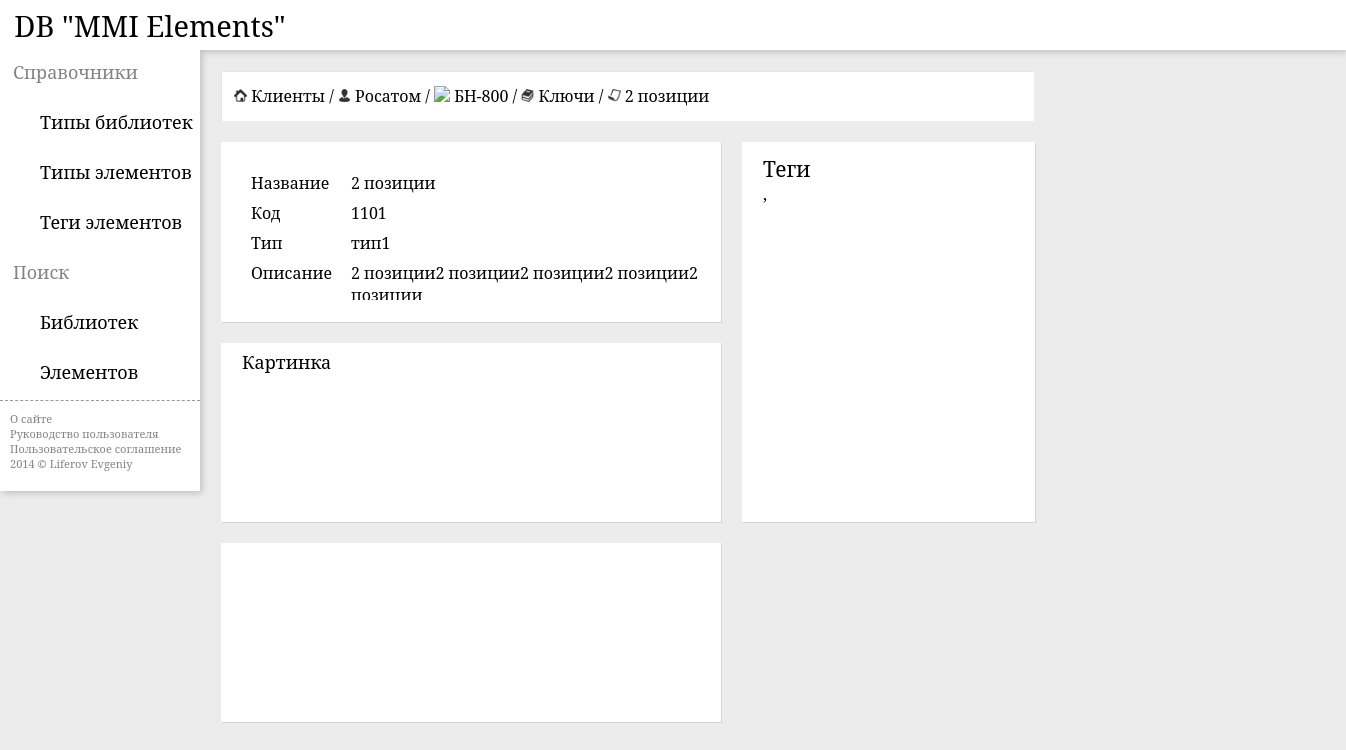
Screenshot of /?c=1&s=1&l=1&e=1 with the database file from the repository.
### tables this page shows
CREATE TABLE `clients` (
  `id` int(11) NOT NULL,
  `name` varchar(50) NOT NULL,
  `address` text,
  `image` text
);

CREATE TABLE `simulators` (
  `id` int(11) NOT NULL,
  `name` varchar(50) NOT NULL,
  `client_id` int(11) NOT NULL,
  `date` varchar(4) NOT NULL,
  `description` text
);

CREATE TABLE `libs` (
  `id` int(11) NOT NULL,
  `name` varchar(50) NOT NULL,
  `simulator_id` int(11) NOT NULL,
  `code` varchar(2) NOT NULL,
  `lib_type_id` int(11) DEFAULT NULL,
  `description` text
);

CREATE TABLE `elements` (
  `id` int(11) NOT NULL,
  `name` varchar(50) NOT NULL,
  `code` varchar(2) NOT NULL,
  `lib_id` int(11) NOT NULL,
  `type_id` int(11) DEFAULT NULL,
  `description` text,
  `icon` text
);

CREATE TABLE `element_types` (
  `id` int(11) NOT NULL,
  `name` varchar(50) NOT NULL
);

### request.php (called while the page is built)
<?php
$reque1 = mysql_query(
"SELECT
	`clients`.`id` AS `client_id`,
	`clients`.`name` AS `client_name`
	FROM `clients`
	WHERE `clients`.`id` = ".$c."
	");
$req1 = mysql_fetch_array($reque1);
if ($s != NULL) {
$reque2 = mysql_query(
"SELECT
	`simulators`.`id` AS `simulator_id`,
	`simulators`.`name` AS `simulator_name`
	FROM `simulators`
	WHERE `simulators`.`id` = ".$s."
	");
$req2 = mysql_fetch_array($reque2);
}
if ($l != NULL) {
$reque3 = mysql_query(
"SELECT
	`libs`.`id` AS `lib_id`,
	`libs`.`name` AS `lib_name`,
	`libs`.`code` AS `lib_code`
	FROM `libs`
	WHERE `libs`.`id` = ".$l."
	");
$req3 = mysql_fetch_array($reque3);
}
if ($e != NULL) {
$reque4 = mysql_query(
"SELECT
	`elements`.`id` AS `element_id`,
	`elements`.`name` AS `element_name`,
	`elements`.`code` AS `element_code`,
	`elements`.`description` AS `element_description`
	FROM `elements`
	WHERE `elements`.`id` = ".$e."
	");
$req4 = mysql_fetch_array($reque4);
}
?>

### index.php (the view, shortened to what this page needs)
<!doctype html>
<html>
    <head>
        <?php include_once('link.php') ?>
    </head>
    <body>
<?php
$c = empty($_GET['c'])?'':(int)$_GET['c'];
$s = empty($_GET['s'])?'':(int)$_GET['s'];
$l = empty($_GET['l'])?'':(int)$_GET['l'];
$e = empty($_GET['e'])?'':(int)$_GET['e'];
$edit = empty($_GET['edit'])?'':(int)$_GET['edit'];
$update = empty($_GET['update'])?'':(int)$_GET['update'];
$add = empty($_GET['add'])?'':(int)$_GET['add'];
$insert = empty($_GET['insert'])?'':(int)$_GET['insert'];
$del = empty($_GET['del'])?'':(int)$_GET['del'];
$reused = empty($_GET['reused'])?'':(int)$_GET['reused'];
$reused_add = empty($_GET['reused_add'])?'':(int)$_GET['reused_add'];
$reused_del = empty($_GET['reused_del'])?'':(int)$_GET['reused_del'];
include 'top.php' ?>
<div class="mid">
<?php include 'menu.php'; ?>
<div class="table">
<div class="table1">
<?php
	if ($c == NULL)
	{
	echo	"<div class='nav'><div><a href='/?add=1'><div class='nav_add'></div></a></div><a href='../'><img src='images/icon/home.png' height='13px'/> Клиенты</a></div>";
	if ($insert != NULL) {include 'clients_insert.php';} else {
	if ($add != NULL) { include 'clients_add.php'; } else {
	include 'clients.php'; }}} else
	{
	if ($s == NULL){
	include 'request.php';
	echo	"<div class='nav'><a href='../'><img src='images/icon/home.png' height='13px'/> Клиенты</a> / <a href='/?c=".$c."'><img src='images/icon/clients.png' height='13px'/> ".$req1['client_name']."</a></div>";
	if ($insert != NULL) {include 'simulators_insert.php';} else {
	if ($add != NULL) { include 'simulators_add.php'; } else {
	if ($del != NULL) { include 'clients_del.php'; } else {
	if ($update != NULL) {include 'clients_update.php';} else {
	if ($edit == NULL) {include 'clients_line.php';} else {include 'clients_edit.php';}}}
	include 'simulators.php';}}} else
	{
	if ($l == NULL){
	include 'request.php';
	echo	"<div class='nav'><a href='../'><img src='images/icon/home.png' height='13px'/> Клиенты</a> / <a href='/?c=".$c."'><img src='images/icon/clients.png' height='13px'/> ".$req1['client_name']."</a> / <a href='/?c=".$c."&s=".$s."'><img src='images/icon/simulator.png' height='13px'/> ".$req2['simulator_name']."</a></div>";
	if ($reused_del != NULL) {include 'reused_del.php';} else {
	if ($reused_add != NULL) {include 'reused_insert.php';} else {
	if ($reused != NULL) {include 'reused_add.php';} else {
	if ($insert != NULL) {include 'libs_insert.php';} else {
	if ($add != NULL) { include 'libs_add.php'; } else {
	if ($del != NULL) { include 'simulators_del.php'; } else {
	if ($update != NULL) {include 'simulators_update.php';} else {
	if ($edit == NULL) {include 'simulators_line.php';} else {include 'simulators_edit.php';}}
	include 'libs.php';}}}}}}
	} else
	{
	if ($e == NULL){
	include 'request.php';
	echo	"<div class='nav'><a href='../'><img src='images/icon/home.png' height='13px'/> Клиенты</a> / <a href='/?c=".$c."'><img src='images/icon/clients.png' height='13px'/> ".$req1['client_name']."</a> / <a href='/?c=".$c."&s=".$s."'><img src='images/icon/simulator.png' height='13px'/> ".$req2['simulator_name']."</a> / <a href='/?c=".$c."&s=".$s."&l=".$l."'><img src='images/icon/lib.png' height='13px'/> ".$req3['lib_name']."</a></div>";
	if ($del != NULL) { include 'libs_del.php'; } else {
	if ($add != NULL) { include 'elements_add.php'; } else {
	if ($insert != NULL) {include 'elements_insert.php';} else {
	if ($update != NULL) {include 'libs_update.php';} else {
	if ($edit == NULL) {include 'libs_line.php';} else {include 'libs_edit.php';}}}
	include 'elements.php';}}
	} else
	{
	include 'request.php';
	echo	"<div class='nav'><a href='../'><img src='images/icon/home.png' height='13px'/> Клиенты</a> / <a href='/?c=".$c."'><img src='images/icon/clients.png' height='13px'/> ".$req1['client_name']."</a> / <a href='/?c=".$c."&s=".$s."'><img src='images/icon/simulator.png' height='13px'/> ".$req2['simulator_name']."</a> / <a href='/?c=".$c."&s=".$s."&l=".$l."'><img src='images/icon/lib.png' height='13px'/> ".$req3['lib_name']."</a> / <a href='/?c=".$c."&s=".$s."&l=".$l."&e=".$e."'><img src='images/icon/elem.png' height='13px'/> ".$req4['element_name']."</a></div>";
	if ($update != NULL) {include 'elements_update.php';} else {
	if ($del != NULL) {include 'elements_del.php';} else {
	if ($edit == NULL) {include 'elements_line.php';} else {include 'elements_edit.php';}}}
	}
	}
	}
	}
?>
</div>
</div>
    </body>
</html>

### elements_line.php (shortened to what this page needs)
<?php
$query = mysql_query(
	"SELECT
	`elements`.`id` AS `element_id`,
	`elements`.`name` AS `element_name`,
	`elements`.`code` AS `element_code`,
	`elements`.`type_id` AS `type_id`,
	`elements`.`icon` AS `element_icon`,
	`elements`.`description` AS `element_description`,
	`element_types`.`name` AS `type_name`
	FROM `elements`
	INNER JOIN `element_types` ON `element_types`.`id` = `elements`.`type_id`
	WHERE
	`elements`.`id` = ".$e."
	");
	$row = mysql_fetch_array($query);
	$element_states_sql = mysql_query(
		"SELECT
		`element_states`.`id` AS `element_states_id`,
		`element_states`.`name` AS `element_states_name`,
		`element_states`.`element_id` AS `element_states_element_id`,
		`element_states`.`image` AS `element_states_element_image`
		FROM `element_states`
		WHERE `element_states`.`element_id` = ".$e."
		");
?>
<div class="elem_table1">
<div class="elem_table2">
<div class="cd">
	<div class="cd00">
		<div class="cd01">Название</div>
		<div class="si12"><?php echo $row['element_name'];?></div>
	</div>
	<div class="si10">
		<div class="si01">Код</div>
		<div class=""><?php echo $req3['lib_code'].$row['element_code'];?></div>
	</div>
		<div class="si10">
		<div class="si01">Тип</div>
		<div class=""><?php echo $row['type_name'];?></div>
	</div>
	<div class="si10">
		<div class="si01">Описание</div>
		<div class="si03"><?php echo $row['element_description'];?></div>
	</div>
</div>
<div class="ele3">
	<div class="ele21">Картинка</div>
	<?php echo "<div class='c01' style='padding-left: 170px;'/><img class='c011' src='". $row['element_icon']."'/></div>"; ?>
</div>
<div id="parentId">
<?php
do
	{ ?>
<div class='add_div'>
	<div class='add_div_img'>
	</div>
</div>
<?php
	}
	while ($element_states = mysql_fetch_array($element_states_sql));
	?>
</div>
</div>
<div class="ele_add">
	<div class="ele1">Теги</div>
	<div class="ele11">
	<?php
	$tags_sql = mysql_query(
	"SELECT
	`tags_elements`.`element_id` AS `element_id`,
	`tags_elements`.`tag_id` AS `tag_id`,
	`tags`.`id` AS `tags_id`,
	`tags`.`name` AS `tags_name`
	FROM `tags_elements`
	INNER JOIN `tags` ON `tags`.`id` = `tags_elements`.`tag_id`
	WHERE
	`tags_elements`.`element_id` = $e
	");
	$tag1 = mysql_fetch_array($tags_sql);
	do
	{
	echo $tag1['tags_name']." ,";
	if ($tag1 = mysql_fetch_array($tags_sql)) {echo $tag1['tags_name']." .";}
	}
	while ($tag1 = mysql_fetch_array($tags_sql));
	?>
	</div>
</div>
</div>

### style.css (style rules this page uses)
a { text-decoration:none; color:#000 }
body { margin:0; font-family:'Noto Serif',sans-serif; background: #ECECEC; }
.mid { width:1336px; display:table; overflow:hidden; min-height:500px; }
.table { width:1010px; height: 100%; display:table; max-width: 1000px; position: relative; overflow:visible }
.table1 { margin-bottom: 10px; }
.nav { width:800px; height:50px; background: #fff; margin-top:21px; margin-left:21px; box-shadow: inset 1px 1px 0 rgba(0,0,0,.1); font-size:16px; line-height: 50px; padding-left: 13px; vertical-align: middle; }
.c01 { width:87px; padding-left:13px; padding-top:15px; float:left; }
.cd { width:500px; height:180px; background: #fff; margin-top:21px; margin-left:21px; box-shadow: 1px 1px 0 rgba(0,0,0,.1); display:table; float:left; }
.cd00 { width:350px; height:60px; display:table; }
.cd01 { width: 130px; font-size:16px; margin-top:30px; text-indent:30px; float:left; }
.si01 { width: 130px; font-size:16px; text-indent:30px; float:left; }
.si03 { width: 350px; overflow-y:scroll; height: 38px; font-size:16px; float:left; }
.si12 { margin-top:30px; }
.si10 { width:500px; height:30px; display:table; }
.ele_add { width:293px; min-height:380px; background: #fff; margin-top:21px; margin-left:21px; box-shadow: 1px 1px 0 rgba(0,0,0,.1); float:left; }
.ele1 { margin-top:13px; margin-left:21px; font-size:21px; }
.ele11 { margin-left:21px; }
.ele3 { position:relative; width:500px; height:179px; background: #fff; margin-top:21px; margin-left:21px; box-shadow: 1px 1px 0 rgba(0,0,0,.1); float:left; display:table; }
.ele21 { margin-top:7px; margin-left:21px; font-size:18px; }
.elem_table1 { width:835px; display:table; }
.elem_table2 { width:521px; float:left; }
.add_div { position:relative; display:table; width:500px; height:179px; background: #fff; margin-top:21px; margin-left:21px; box-shadow: 1px 1px 0 rgba(0,0,0,.1); float:left; }
.add_div_img { margin-left:30px; margin-top:30px; width:150px; text-align:center; float:left; }

### rows the page displays
clients: name "Росатом"
simulators: name "БН-800"
libs: name "Ключи", code "11"
elements: name "2 позиции", code "01", type.name "тип1", description "2 позиции2 позиции2 позиции2 позиции2…"
